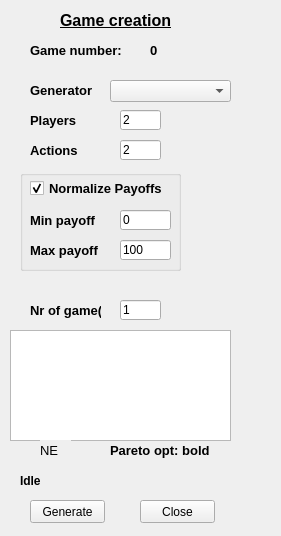
<?xml version="1.0" encoding="UTF-8"?>
<ui version="4.0">
 <class>Game_creator</class>
 <widget class="QWidget" name="Game_creator">
  <property name="geometry">
   <rect>
    <x>0</x>
    <y>0</y>
    <width>281</width>
    <height>536</height>
   </rect>
  </property>
  <property name="windowTitle">
   <string>Form</string>
  </property>
  <widget class="QComboBox" name="Generator_CMB">
   <property name="geometry">
    <rect>
     <x>110</x>
     <y>80</y>
     <width>121</width>
     <height>22</height>
    </rect>
   </property>
   <property name="currentText">
    <string/>
   </property>
  </widget>
  <widget class="QLabel" name="label">
   <property name="geometry">
    <rect>
     <x>30</x>
     <y>80</y>
     <width>71</width>
     <height>21</height>
    </rect>
   </property>
   <property name="font">
    <font>
     <pointsize>10</pointsize>
     <weight>75</weight>
     <bold>true</bold>
    </font>
   </property>
   <property name="text">
    <string>Generator</string>
   </property>
  </widget>
  <widget class="QLabel" name="label_2">
   <property name="geometry">
    <rect>
     <x>30</x>
     <y>110</y>
     <width>71</width>
     <height>21</height>
    </rect>
   </property>
   <property name="font">
    <font>
     <pointsize>10</pointsize>
     <weight>75</weight>
     <bold>true</bold>
    </font>
   </property>
   <property name="text">
    <string>Players</string>
   </property>
  </widget>
  <widget class="QLineEdit" name="LE_pl">
   <property name="geometry">
    <rect>
     <x>120</x>
     <y>110</y>
     <width>41</width>
     <height>20</height>
    </rect>
   </property>
   <property name="inputMask">
    <string/>
   </property>
   <property name="text">
    <string>2</string>
   </property>
  </widget>
  <widget class="QLabel" name="label_3">
   <property name="geometry">
    <rect>
     <x>30</x>
     <y>140</y>
     <width>71</width>
     <height>21</height>
    </rect>
   </property>
   <property name="font">
    <font>
     <pointsize>10</pointsize>
     <weight>75</weight>
     <bold>true</bold>
    </font>
   </property>
   <property name="text">
    <string>Actions</string>
   </property>
  </widget>
  <widget class="QLineEdit" name="LE_Act">
   <property name="geometry">
    <rect>
     <x>120</x>
     <y>140</y>
     <width>41</width>
     <height>20</height>
    </rect>
   </property>
   <property name="inputMask">
    <string/>
   </property>
   <property name="text">
    <string>2</string>
   </property>
  </widget>
  <widget class="QGroupBox" name="groupBox">
   <property name="geometry">
    <rect>
     <x>20</x>
     <y>170</y>
     <width>161</width>
     <height>101</height>
    </rect>
   </property>
   <property name="title">
    <string/>
   </property>
   <widget class="QCheckBox" name="cb_norm">
    <property name="geometry">
     <rect>
      <x>10</x>
      <y>10</y>
      <width>141</width>
      <height>17</height>
     </rect>
    </property>
    <property name="font">
     <font>
      <pointsize>10</pointsize>
      <weight>75</weight>
      <bold>true</bold>
     </font>
    </property>
    <property name="text">
     <string>Normalize Payoffs</string>
    </property>
    <property name="checked">
     <bool>true</bool>
    </property>
   </widget>
   <widget class="QLabel" name="label_4">
    <property name="geometry">
     <rect>
      <x>10</x>
      <y>40</y>
      <width>71</width>
      <height>21</height>
     </rect>
    </property>
    <property name="font">
     <font>
      <pointsize>10</pointsize>
      <weight>75</weight>
      <bold>true</bold>
     </font>
    </property>
    <property name="text">
     <string>Min payoff</string>
    </property>
   </widget>
   <widget class="QLineEdit" name="LE_maxpay">
    <property name="enabled">
     <bool>true</bool>
    </property>
    <property name="geometry">
     <rect>
      <x>100</x>
      <y>70</y>
      <width>51</width>
      <height>20</height>
     </rect>
    </property>
    <property name="inputMask">
     <string/>
    </property>
    <property name="text">
     <string>100</string>
    </property>
   </widget>
   <widget class="QLabel" name="label_5">
    <property name="geometry">
     <rect>
      <x>10</x>
      <y>70</y>
      <width>71</width>
      <height>21</height>
     </rect>
    </property>
    <property name="font">
     <font>
      <pointsize>10</pointsize>
      <weight>75</weight>
      <bold>true</bold>
     </font>
    </property>
    <property name="text">
     <string>Max payoff</string>
    </property>
   </widget>
   <widget class="QLineEdit" name="LE_minpay">
    <property name="enabled">
     <bool>true</bool>
    </property>
    <property name="geometry">
     <rect>
      <x>100</x>
      <y>40</y>
      <width>51</width>
      <height>20</height>
     </rect>
    </property>
    <property name="inputMask">
     <string/>
    </property>
    <property name="text">
     <string>0</string>
    </property>
   </widget>
  </widget>
  <widget class="QTableView" name="tableView">
   <property name="geometry">
    <rect>
     <x>10</x>
     <y>330</y>
     <width>221</width>
     <height>111</height>
    </rect>
   </property>
   <property name="selectionMode">
    <enum>QAbstractItemView::SingleSelection</enum>
   </property>
   <property name="selectionBehavior">
    <enum>QAbstractItemView::SelectRows</enum>
   </property>
  </widget>
  <widget class="QPushButton" name="Btn_create">
   <property name="geometry">
    <rect>
     <x>30</x>
     <y>500</y>
     <width>75</width>
     <height>23</height>
    </rect>
   </property>
   <property name="text">
    <string>Generate</string>
   </property>
  </widget>
  <widget class="QPushButton" name="Btn_close">
   <property name="geometry">
    <rect>
     <x>140</x>
     <y>500</y>
     <width>75</width>
     <height>23</height>
    </rect>
   </property>
   <property name="text">
    <string>Close</string>
   </property>
  </widget>
  <widget class="QLabel" name="lbl_stat">
   <property name="geometry">
    <rect>
     <x>20</x>
     <y>470</y>
     <width>201</width>
     <height>21</height>
    </rect>
   </property>
   <property name="font">
    <font>
     <weight>75</weight>
     <bold>true</bold>
    </font>
   </property>
   <property name="text">
    <string>Idle</string>
   </property>
  </widget>
  <widget class="QLabel" name="label_8">
   <property name="geometry">
    <rect>
     <x>30</x>
     <y>300</y>
     <width>71</width>
     <height>21</height>
    </rect>
   </property>
   <property name="font">
    <font>
     <pointsize>10</pointsize>
     <weight>75</weight>
     <bold>true</bold>
    </font>
   </property>
   <property name="lineWidth">
    <number>1</number>
   </property>
   <property name="text">
    <string>Nr of game(s)</string>
   </property>
  </widget>
  <widget class="QLineEdit" name="LE_nr_g">
   <property name="geometry">
    <rect>
     <x>120</x>
     <y>300</y>
     <width>41</width>
     <height>20</height>
    </rect>
   </property>
   <property name="inputMask">
    <string>00</string>
   </property>
   <property name="text">
    <string>1</string>
   </property>
  </widget>
  <widget class="QLabel" name="label_9">
   <property name="geometry">
    <rect>
     <x>30</x>
     <y>40</y>
     <width>101</width>
     <height>21</height>
    </rect>
   </property>
   <property name="font">
    <font>
     <pointsize>10</pointsize>
     <weight>75</weight>
     <bold>true</bold>
    </font>
   </property>
   <property name="text">
    <string>Game number:</string>
   </property>
  </widget>
  <widget class="QLabel" name="label_10">
   <property name="geometry">
    <rect>
     <x>60</x>
     <y>10</y>
     <width>141</width>
     <height>21</height>
    </rect>
   </property>
   <property name="font">
    <font>
     <pointsize>12</pointsize>
     <weight>75</weight>
     <bold>true</bold>
     <underline>true</underline>
    </font>
   </property>
   <property name="text">
    <string>Game creation</string>
   </property>
  </widget>
  <widget class="QLabel" name="lbl_NE">
   <property name="geometry">
    <rect>
     <x>40</x>
     <y>440</y>
     <width>31</width>
     <height>21</height>
    </rect>
   </property>
   <property name="font">
    <font>
     <pointsize>10</pointsize>
     <weight>50</weight>
     <bold>false</bold>
    </font>
   </property>
   <property name="autoFillBackground">
    <bool>true</bool>
   </property>
   <property name="text">
    <string>NE</string>
   </property>
  </widget>
  <widget class="QLabel" name="label_12">
   <property name="geometry">
    <rect>
     <x>110</x>
     <y>440</y>
     <width>111</width>
     <height>21</height>
    </rect>
   </property>
   <property name="font">
    <font>
     <pointsize>10</pointsize>
     <weight>75</weight>
     <bold>true</bold>
    </font>
   </property>
   <property name="autoFillBackground">
    <bool>false</bool>
   </property>
   <property name="text">
    <string>Pareto opt: bold</string>
   </property>
  </widget>
  <widget class="QLabel" name="Lbl_gnum">
   <property name="geometry">
    <rect>
     <x>150</x>
     <y>40</y>
     <width>31</width>
     <height>21</height>
    </rect>
   </property>
   <property name="font">
    <font>
     <pointsize>10</pointsize>
     <weight>75</weight>
     <bold>true</bold>
    </font>
   </property>
   <property name="text">
    <string>0</string>
   </property>
  </widget>
 </widget>
 <resources/>
 <connections/>
</ui>
